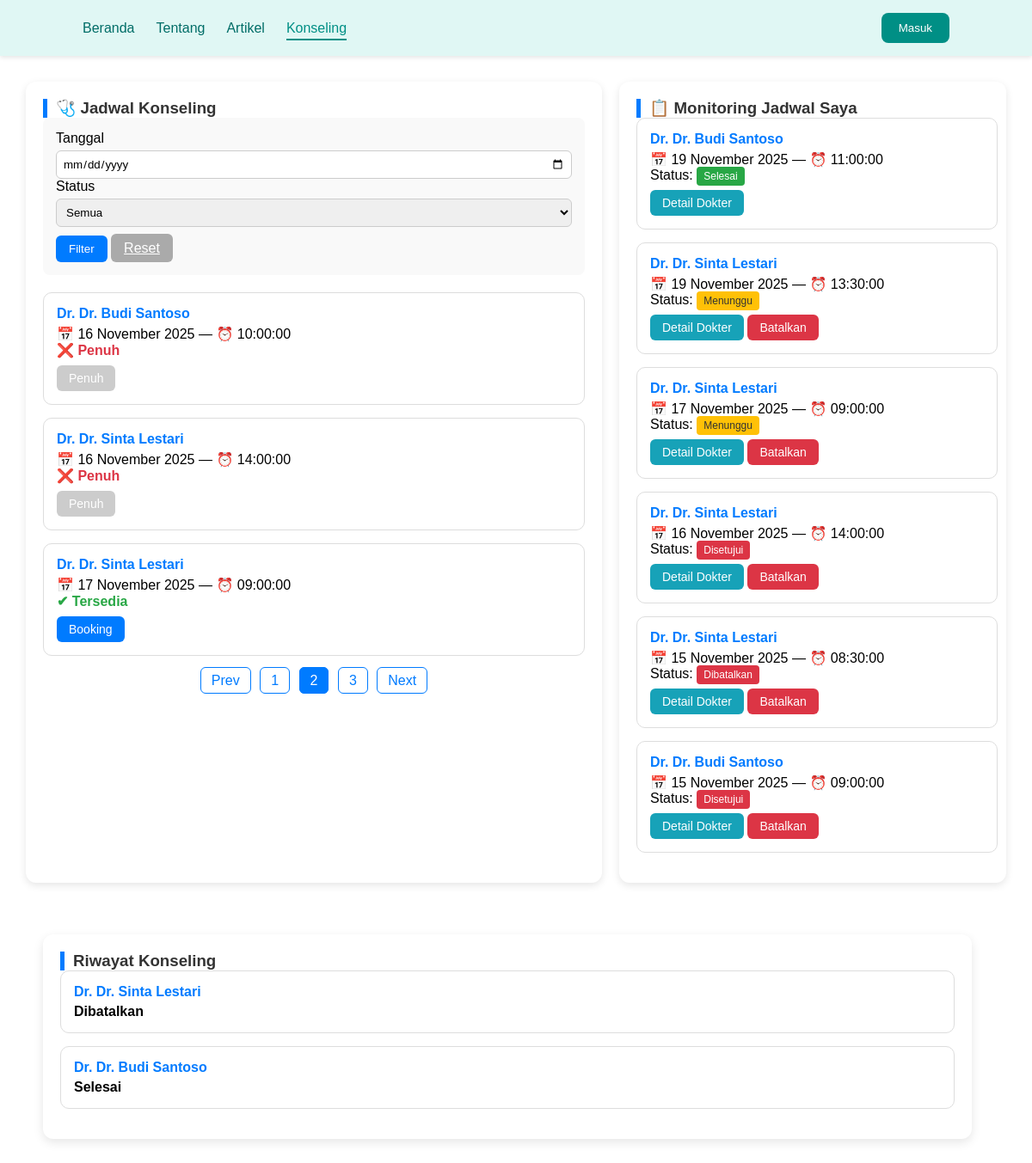
The page /daftar_jadwal.php?page=2 on the database its author committed.
### tables this page shows
CREATE TABLE `jadwal_dokter` (
  `jadwal_id` int(11) NOT NULL,
  `dokter_id` int(11) DEFAULT NULL,
  `tanggal` date DEFAULT NULL,
  `jam` time DEFAULT NULL,
  `status` enum('tersedia','penuh') DEFAULT 'tersedia'
);

CREATE TABLE `users` (
  `user_id` int(11) NOT NULL,
  `nama` varchar(100) DEFAULT NULL,
  `email` varchar(100) DEFAULT NULL,
  `password` varchar(255) DEFAULT NULL,
  `role` enum('dokter','pasien') DEFAULT NULL,
  `no_hp` varchar(20) DEFAULT NULL
);

CREATE TABLE `booking` (
  `booking_id` int(11) NOT NULL,
  `pasien_id` int(11) DEFAULT NULL,
  `dokter_id` int(11) DEFAULT NULL,
  `jadwal_id` int(11) DEFAULT NULL,
  `status` enum('menunggu','disetujui','selesai','dibatalkan') DEFAULT NULL,
  `catatan` text DEFAULT NULL
);

### daftar_jadwal.php (the view, shortened to what this page needs)
 <?php
include 'connection.php';
$pasien_id = 4;
$filter_tanggal = isset($_GET['tanggal']) ? $_GET['tanggal'] : '';
$limit = 3;
$page = isset($_GET['page']) ? (int)$_GET['page'] : 1;
$start = ($page - 1) * $limit;
$filter_query = "";
$total_rows = mysqli_fetch_assoc(mysqli_query($conn, "
    SELECT COUNT(*) AS total FROM jadwal_dokter j
    JOIN users u ON j.dokter_id = u.user_id
    WHERE u.role='dokter' $filter_query
"))['total'];
$total_pages = ceil($total_rows / $limit);
$query = mysqli_query($conn, "
    SELECT j.*, u.nama AS nama_dokter
    FROM jadwal_dokter j
    JOIN users u ON j.dokter_id = u.user_id
    WHERE u.role='dokter' $filter_query
    ORDER BY j.tanggal ASC
    LIMIT $start, $limit
");
$booking_query = mysqli_query($conn, "
    SELECT b.booking_id, j.tanggal, j.jam, j.status AS status_jadwal,
           u.nama AS nama_dokter, b.status AS status_booking
    FROM booking b
    JOIN jadwal_dokter j ON b.jadwal_id = j.jadwal_id
    JOIN users u ON j.dokter_id = u.user_id
    WHERE b.pasien_id = '$pasien_id'
    ORDER BY j.tanggal DESC
");
?>
<!DOCTYPE html>
<html lang="id">
<head>
<link rel="stylesheet" href="asset/css/jadwal.css">
</head>
<body>
<header>
        <nav class="navbar">
            <ul>
                <li><a href="index.php" >Beranda</a></li>
                <li><a href="about.html">Tentang</a></li>
                <li><a href="edukasi.php">Artikel</a></li>
                <li><a href="daftar_jadwal.php" class="active">Konseling</a></li>
            </ul>
            <a href="signin.php" class="no-undlin">
              <button class="btn-primary-log">Masuk</button>
            </a>
        </nav>
    </header>
<div class="container">
    <div class="section left">
        <h3>🩺 Jadwal Konseling</h3>
        <div class="filter-box">
            <form method="GET">
                <label>Tanggal</label>
                <input type="date" name="tanggal" value="<?= htmlspecialchars($filter_tanggal) ?>">
                <label>Status</label>
                <select name="status">
                    <option value="semua">Semua</option>
                </select>
                <button class="filter-btn" type="submit">Filter</button>
                <a href="daftar_jadwal.php" class="reset-btn">Reset</a>
            </form>
        </div>
        <?php if (mysqli_num_rows($query) > 0): ?>
            <?php while($row = mysqli_fetch_assoc($query)): ?>
            <div class="card">
                <h4>Dr. <?= htmlspecialchars($row['nama_dokter']) ?></h4>
                <p>📅 <?= date('d F Y', strtotime($row['tanggal'])) ?> — ⏰ <?= htmlspecialchars($row['jam']) ?></p>
                <?php if ($row['status'] == 'tersedia'): ?>
                    <p class="status tersedia">✔ Tersedia</p>
                    <a href="booking.php?jadwal_id=<?= $row['jadwal_id'] ?>" class="btn btn-booking">Booking</a>
                <?php else: ?>
                    <p class="status penuh">❌ Penuh</p>
                    <a href="#" class="btn btn-disabled">Penuh</a>
                <?php endif; ?>
            </div>
            <?php endwhile; ?>
        <?php else: ?>
            <p class="no-data">Tidak ada jadwal ditemukan.</p>
        <?php endif; ?>
        <div class="pagination">
            <a href="?page=<?= $page-1 ?>" class="<?= ($page<=1)?'disabled':'' ?>">Prev</a>
            <?php for($i=1; $i<=$total_pages; $i++): ?>
                <a href="?page=<?= $i ?>" class="<?= ($page==$i)?'active':'' ?>"><?= $i ?></a>
            <?php endfor; ?>
            <a href="?page=<?= $page+1 ?>" class="<?= ($page>=$total_pages)?'disabled':'' ?>">Next</a>
        </div>
    </div>
    <div class="section right">
        <h3>📋 Monitoring Jadwal Saya</h3>
        <?php if (mysqli_num_rows($booking_query) > 0): ?>
            <?php while($book = mysqli_fetch_assoc($booking_query)): ?>
            <div class="card">
                <h4>Dr. <?= htmlspecialchars($book['nama_dokter']) ?></h4>
                <p>📅 <?= date('d F Y', strtotime($book['tanggal'])) ?> — ⏰ <?= htmlspecialchars($book['jam']) ?></p>
                <p>Status:
                    <span class="badge <?= $book['status_booking']=='menunggu'?'bg-warning':($book['status_booking']=='selesai'?'bg-success':'bg-danger') ?>">
                        <?= ucfirst($book['status_booking']) ?>
                    </span>
                </p>
                <a href="detail_dokter.php?nama=<?= urlencode($book['nama_dokter']) ?>" class="btn btn-detail">Detail Dokter</a>
                <?php if ($book['status_booking'] != 'selesai'): ?>
                    <a href="batal_booking.php?id=<?= $book['booking_id'] ?>" class="btn btn-batal" onclick="return confirm('Batalkan booking ini?')">Batalkan</a>
                <?php endif; ?>
            </div>
            <?php endwhile; ?>
        <?php else: ?>
            <p class="no-data">Belum ada jadwal yang dibooking.</p>
        <?php endif; ?>
    </div>
</div>
    <div class="history">
        <h3>Riwayat Konseling</h3>
        <?php
        $query_history = mysqli_query($conn, "
            SELECT b.*, u.nama AS nama_dokter
            FROM booking b
            JOIN users u ON b.dokter_id = u.user_id
            WHERE b.pasien_id = '$pasien_id' AND b.status IN ('selesai','dibatalkan')
        ");
        while($h = mysqli_fetch_assoc($query_history)): ?>
        <div class="card">
            <h4>Dr. <?= htmlspecialchars($h['nama_dokter']) ?></h4>
            <p class="status"><?= ucfirst($h['status']) ?></p>
        </div>
        <?php endwhile; ?>
    </div>
</body>
</html>

### asset/css/jadwal.css (style rules this page uses)
* { margin: 0; padding: 0; box-sizing: border-box; font-family: 'Poppins', sans-serif; }
header { background-color: #e0f7f4; box-shadow: 0 2px 5px rgba(0,0,0,0.1); justify-content: right; }
.navbar { display: flex; justify-content: space-between; align-items: center; padding: 15px 8%; }
.navbar ul { list-style: none; display: flex; gap: 25px; }
.navbar a { text-decoration: none; color: #006d67; font-weight: 500; transition: 0.3s; }
.navbar a:hover, .navbar a.active { color: #008f85; border-bottom: 2px solid #008f85; padding-bottom: 4px; }
.btn-primary-log { background-color: #008f85; color: #fff; border: none; margin-left: 20px; padding: 10px 20px; border-radius: 8px; cursor: pointer; transition: 0.3s; }
.container { display: flex; flex-direction: row; gap: 20px; padding: 30px; max-width: 1200px; margin: auto; }
.section { background: #fff; border-radius: 12px; box-shadow: 0 3px 10px rgba(0,0,0,0.1); padding: 20px; }
.left { flex: 1.5; }
.right { flex: 1; max-height: 1000px; overflow-y: auto; padding-right: 10px; }
h3 { border-left: 5px solid #007bff; padding-left: 10px; color: #333; }
.filter-box { background: #f9f9f9; padding: 15px; border-radius: 8px; margin-bottom: 20px; }
.filter-box input, .filter-box select { padding: 7px; border-radius: 6px; border: 1px solid #ccc; width: 100%; margin-top: 5px; }
.filter-btn { background: #007bff; color: white; border: none; padding: 8px 15px; border-radius: 6px; cursor: pointer; margin-top: 10px; }
.reset-btn { background: #aaa; color: white; border: none; padding: 8px 15px; border-radius: 6px; cursor: pointer; margin-top: 10px; }
.card { border: 1px solid #ddd; border-radius: 10px; padding: 15px; margin-bottom: 15px; transition: 0.2s; }
.card h4 { margin: 0 0 5px; color: #007bff; }
.status { font-weight: bold; }
.tersedia { color: #28a745; }
.penuh { color: #dc3545; }
.btn { display: inline-block; text-decoration: none; color: white; padding: 7px 14px; border-radius: 6px; font-size: 14px; margin-top: 8px; }
.btn-booking { background: #007bff; }
.btn-disabled { background: #ccc; }
.btn-detail { background: #17a2b8; }
.btn-batal { background: #dc3545; }
.badge { padding: 4px 8px; border-radius: 4px; color: white; font-size: 12px; }
.bg-success { background: #28a745; }
.bg-danger { background: #dc3545; }
.bg-warning { background: #ffc107; color: #333; }
.pagination { text-align: center; margin-top: 20px; }
.pagination a { text-decoration: none; color: #007bff; padding: 6px 12px; border: 1px solid #007bff; margin: 0 3px; border-radius: 6px; }
.pagination a.active { background: #007bff; color: white; }
.history { width: 90%; background: #fff; margin: 30px 50px 30px 50px; border-radius: 12px; padding: 20px; box-shadow: 0 4px 12px rgba(0,0,0,0.1); }

### rows shown on the page
jadwal_dokter: dokter.nama "Dr. Budi Santoso", tanggal "16 November 2025", jam "10:00:00", status "❌ Penuh"
jadwal_dokter: dokter.nama "Dr. Sinta Lestari", tanggal "16 November 2025", jam "14:00:00", status "❌ Penuh"
jadwal_dokter: dokter.nama "Dr. Sinta Lestari", tanggal "17 November 2025", jam "09:00:00"
booking: dokter.nama "Dr. Budi Santoso", jadwal.tanggal "19 November 2025", jadwal.jam "11:00:00", status "Selesai"
booking: dokter.nama "Dr. Sinta Lestari", jadwal.tanggal "19 November 2025", jadwal.jam "13:30:00", status "Menunggu"
booking: dokter.nama "Dr. Sinta Lestari", jadwal.tanggal "17 November 2025", jadwal.jam "09:00:00", status "Menunggu"
booking: dokter.nama "Dr. Sinta Lestari", jadwal.tanggal "16 November 2025", jadwal.jam "14:00:00", status "Disetujui"
booking: dokter.nama "Dr. Sinta Lestari", jadwal.tanggal "15 November 2025", jadwal.jam "08:30:00", status "Dibatalkan"
booking: dokter.nama "Dr. Budi Santoso", jadwal.tanggal "15 November 2025", jadwal.jam "09:00:00", status "Disetujui"
